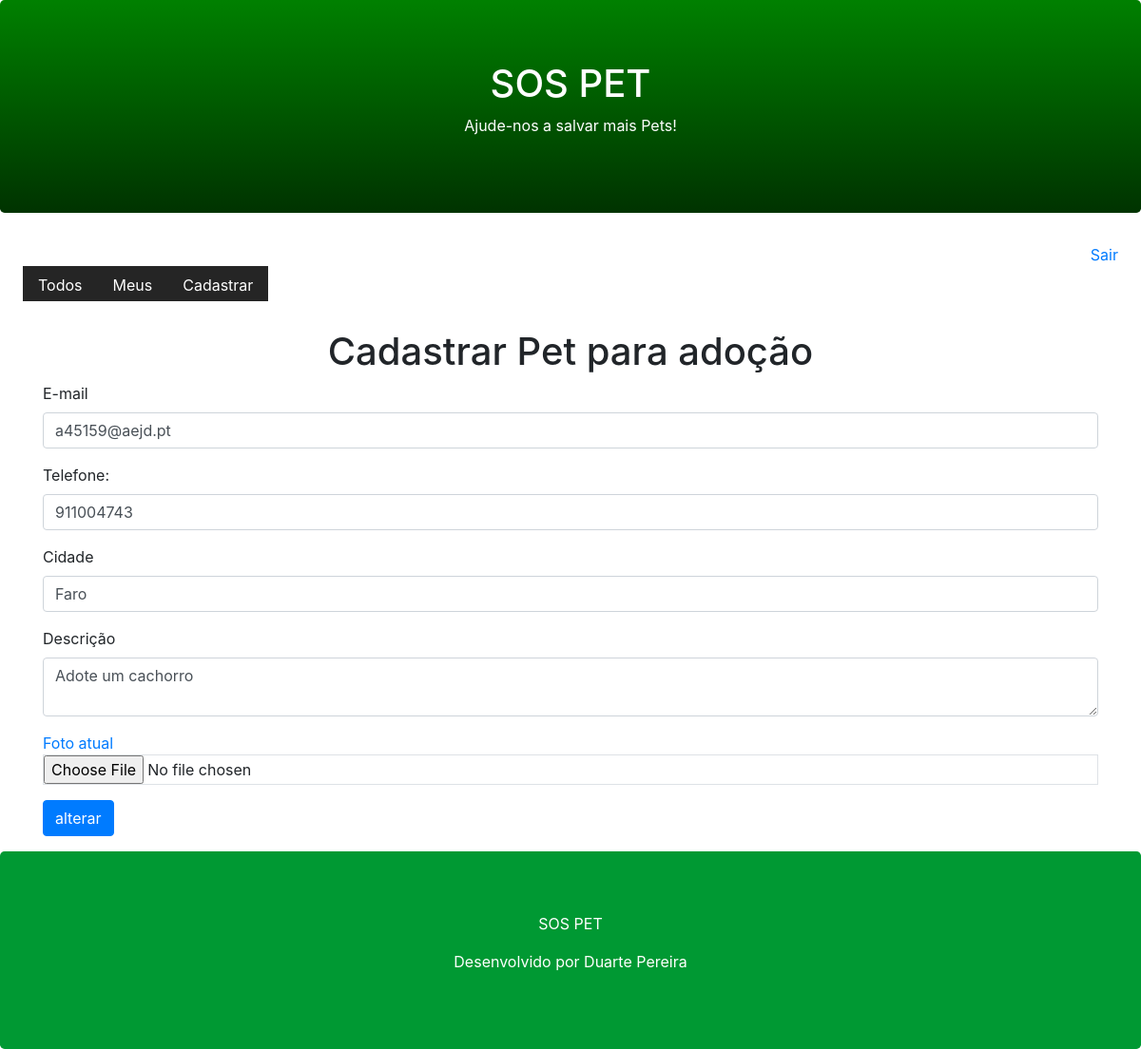
/pet/register/?id=1 (signed in), run on the app's committed database.
### core/models.py (models this page shows, shortened)
class Pet(models.Model):
    city = models.CharField(max_length=100)
    description = models.TextField()
    phone = models.CharField(max_length=11)
    email = models.EmailField()
    begin_date = models.DateTimeField(auto_now_add=True)
    photo = models.ImageField(upload_to='pet')
    active =models.BooleanField(default=True)
    user = models.ForeignKey(User, on_delete = models.CASCADE)

### core/views.py (the view)
# urls.py: path('pet/register/', views.register_pet),
@login_required(login_url='/login/')
def register_pet(request):
    pet_id = request.GET.get('id')
    if pet_id:
        pet = Pet.objects.get(id=pet_id)
        if pet.user == request.user:
            return render(request, 'register-pet.html', {'pet':pet})
    return render(request, 'register-pet.html')

### templates/register-pet.html (shortened to what this page needs)
{% extends "model-page.html" %}
{% block content %}
<h1 class="text-center">Cadastrar Pet para adoção</h1>
<form enctype="multipart/form-data" action="submit", method="POST"> {% csrf_token %}
<div class="container">
    <div class="form-group">
        <label for="email">E-mail</label>
        <input class="form-control" name="email" type="text" value="{{ pet.email }}">
    </div>
    <div class="form-group">
        <label for="phone">Telefone:</label>
        <input class="form-control" name="phone" type="text" value="{{ pet.phone }}">
    </div>
   <div class="form-group">
       <label for="city">Cidade</label>
       <input class="form-control" name="city" type="text" value="{{ pet.city }}">
   </div>
   <div class="form-group">
       <label for="description">Descrição</label>
       <textarea class="form-control" row="5" name="description">{{ pet.description }}</textarea>
   </div>
   <div class="form-group">
       <a href="/media/{{ pet.photo }}" target="_blank">Foto atual</a>
       <input type="file" class="form-control-file border" name="file" accept="image/*">
   </div>
   <button type="submit" class="btn btn-primary">
       {% if pet %}
            alterar
        {% else %}
            Cadastrar
        {% endif %}
   </button>
</form>
{% endblock %}

### data on the page
Pet: email "a45159@aejd.pt", phone "911004743", city "Faro", description "Adote um cachorro"
